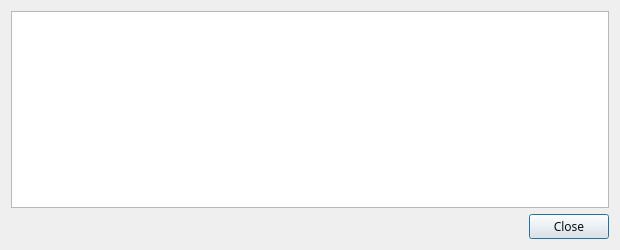
<?xml version="1.0" encoding="UTF-8"?>
<ui version="4.0">
 <class>TransactionDescDialog</class>
 <widget class="QDialog" name="TransactionDescDialog">
  <property name="geometry">
   <rect>
    <x>0</x>
    <y>0</y>
    <width>620</width>
    <height>250</height>
   </rect>
  </property>
  <property name="windowTitle">
   <string>Transaction details</string>
  </property>
  <layout class="QVBoxLayout" name="verticalLayout">
   <item>
    <widget class="QTextEdit" name="detailText">
     <property name="font">
      <font>
       <family>Open Sans</family>
      </font>
     </property>
     <property name="toolTip">
      <string>This pane shows a detailed description of the transaction</string>
     </property>
     <property name="readOnly">
      <bool>true</bool>
     </property>
    </widget>
   </item>
   <item>
    <widget class="QDialogButtonBox" name="buttonBox">
     <property name="font">
      <font>
       <family>Open Sans</family>
      </font>
     </property>
     <property name="orientation">
      <enum>Qt::Horizontal</enum>
     </property>
     <property name="standardButtons">
      <set>QDialogButtonBox::Close</set>
     </property>
    </widget>
   </item>
  </layout>
 </widget>
 <resources/>
 <connections>
  <connection>
   <sender>buttonBox</sender>
   <signal>accepted()</signal>
   <receiver>TransactionDescDialog</receiver>
   <slot>accept()</slot>
   <hints>
    <hint type="sourcelabel">
     <x>20</x>
     <y>20</y>
    </hint>
    <hint type="destinationlabel">
     <x>20</x>
     <y>20</y>
    </hint>
   </hints>
  </connection>
  <connection>
   <sender>buttonBox</sender>
   <signal>rejected()</signal>
   <receiver>TransactionDescDialog</receiver>
   <slot>reject()</slot>
   <hints>
    <hint type="sourcelabel">
     <x>20</x>
     <y>20</y>
    </hint>
    <hint type="destinationlabel">
     <x>20</x>
     <y>20</y>
    </hint>
   </hints>
  </connection>
 </connections>
</ui>
